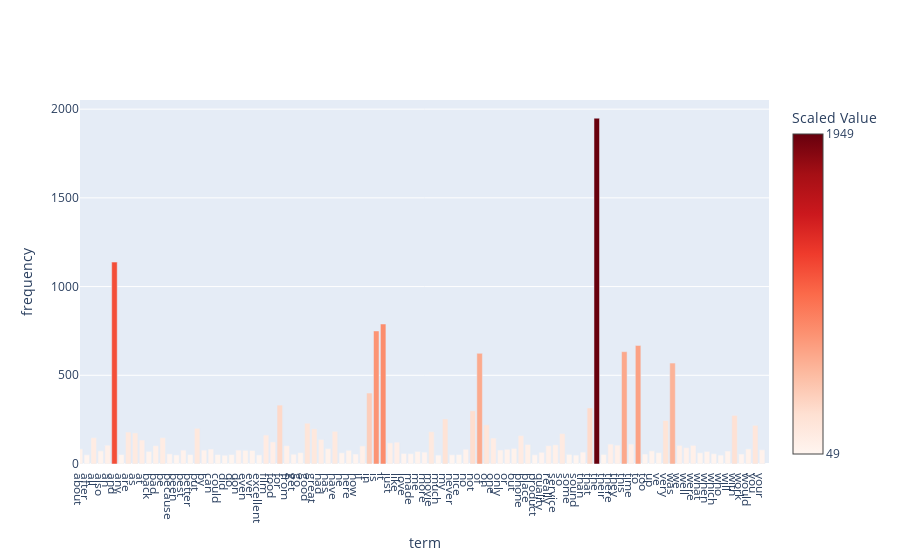

This figure's notebook cell:
### Markdown cell above
### 5.5 Attribute Transformation / Aggregation
bar chart visualization:

### Code cell
import plotly.express as px
import plotly.graph_objects as go

# get top 100 frequent terms indices
top_100_indices = feature_frequencies.argsort()[::-1][:100]
# sort them back in the original order (optional)
top_100_indices = top_100_indices[np.argsort(top_100_indices)]
print(top_100_indices)

x = [count_vect.get_feature_names_out()[i] for i in top_100_indices]
y = feature_frequencies[top_100_indices]

# fig = px.bar(x=x, y=y)
fig = go.Figure()
fig.add_trace(go.Bar(x=x, y=y,
                    marker=dict(
                    color=y,
                    colorscale='Reds', 
                    colorbar=dict(title='Scaled Value', tickvals=[min(y), max(y)]) 
                )))


# Create a layout for the chart
fig.update_xaxes(
    title_text="term",
    fixedrange=False,
    range=[0, 100],
    constrain="domain",
    tickmode='array',  # Set tickmode to 'array' to use an array of tickvals
    tickvals=list(range(len(x))),  # Set tickvals to the range of x-values
    ticktext=x,  # Set ticktext to the x-labels
    autorange=False, showline=True
)

fig.update_yaxes(
    title_text="frequency",
    fixedrange=True
)
fig.update_layout(hovermode="x")
fig.show(config={"scrollZoom": True, "displayModeBar": True})

### Figure 1 — Plotly figure (JSON) as saved in the notebook; plotly's stock layout.template omitted (floating-point values rounded to 4 significant figures)
{"data": [{"marker": {"color": [85, 52, 148, 74, 106, 1138, 53, 180, 175, 135, 71, 103, 148, 57, 51, 78, 53, 201, 78, 84, 53, 49, 53, 78, 77, 76, 51, 163, 124, 332, 103, 55, 64, 230, 198, 138, 87, 184, 63, 77, 56, 102, 400, 750, 789, 119, 123, 59, 58, 71, 67, 182, 50, 254, 52, 53, 83, 300, 624, 221, 146, 79, 83, 88, 160, 110, 52, 66, 103, 108, 171, 54, 50, 67, 316, 1949, 54, 112, 106, 633, 112, 668, 56, 74, 64, 245, 569, 105, 92, 105, 63, 71, 58, 50, 73, 274, 56, 85, 218, 80], "colorbar": {"tickvals": [49, 1949], "title": {"text": "Scaled Value"}}, "colorscale": [[0, "rgb(255,245,240)"], [0.125, "rgb(254,224,210)"], [0.25, "rgb(252,187,161)"], [0.375, "rgb(252,146,114)"], [0.5, "rgb(251,106,74)"], [0.625, "rgb(239,59,44)"], [0.75, "rgb(203,24,29)"], [0.875, "rgb(165,15,21)"], [1, "rgb(103,0,13)"]]}, "type": "bar", "x": ["about", "after", "all", "also", "an", "and", "any", "are", "as", "at", "back", "bad", "be", "because", "been", "best", "better", "but", "by", "can", "could", "did", "do", "don", "even", "ever", "excellent", "film", "food", "for", "from", "get", "go", "good", "great", "had", "has", "have", "he", "here", "how", "if", "in", "is", "it", "just", "like", "love", "made", "me", "more", "movie", "much", "my", "never", "nice", "no", "not", "of", "on", "one", "only", "or", "out", "phone", "place", "product", "quality", "really", "service", "so", "some", "sound", "than", "that", "the", "their", "there", "they", "this", "time", "to", "too", "up", "ve", "very", "was", "we", "well", "were", "what", "when", "which", "who", "will", "with", "work", "would", "you", "your"], "y": [85, 52, 148, 74, 106, 1138, 53, 180, 175, 135, 71, 103, 148, 57, 51, 78, 53, 201, 78, 84, 53, 49, 53, 78, 77, 76, 51, 163, 124, 332, 103, 55, 64, 230, 198, 138, 87, 184, 63, 77, 56, 102, 400, 750, 789, 119, 123, 59, 58, 71, 67, 182, 50, 254, 52, 53, 83, 300, 624, 221, 146, 79, 83, 88, 160, 110, 52, 66, 103, 108, 171, 54, 50, 67, 316, 1949, 54, 112, 106, 633, 112, 668, 56, 74, 64, 245, 569, 105, 92, 105, 63, 71, 58, 50, 73, 274, 56, 85, 218, 80]}], "layout": {"hovermode": "x", "xaxis": {"autorange": false, "constrain": "domain", "fixedrange": false, "range": [0, 100], "showline": true, "tickmode": "array", "ticktext": ["about", "after", "all", "also", "an", "and", "any", "are", "as", "at", "back", "bad", "be", "because", "been", "best", "better", "but", "by", "can", "could", "did", "do", "don", "even", "ever", "excellent", "film", "food", "for", "from", "get", "go", "good", "great", "had", "has", "have", "he", "here", "how", "if", "in", "is", "it", "just", "like", "love", "made", "me", "more", "movie", "much", "my", "never", "nice", "no", "not", "of", "on", "one", "only", "or", "out", "phone", "place", "product", "quality", "really", "service", "so", "some", "sound", "than", "that", "the", "their", "there", "they", "this", "time", "to", "too", "up", "ve", "very", "was", "we", "well", "were", "what", "when", "which", "who", "will", "with", "work", "would", "you", "your"], "tickvals": [0, 1, 2, 3, 4, 5, 6, 7, 8, 9, 10, 11, 12, 13, 14, 15, 16, 17, 18, 19, 20, 21, 22, 23, 24, 25, 26, 27, 28, 29, 30, 31, 32, 33, 34, 35, 36, 37, 38, 39, 40, 41, 42, 43, 44, 45, 46, 47, 48, 49, 50, 51, 52, 53, 54, 55, 56, 57, 58, 59, 60, 61, 62, 63, 64, 65, 66, 67, 68, 69, 70, 71, 72, 73, 74, 75, 76, 77, 78, 79, 80, 81, 82, 83, 84, 85, 86, 87, 88, 89, 90, 91, 92, 93, 94, 95, 96, 97, 98, 99], "title": {"text": "term"}}, "yaxis": {"fixedrange": true, "title": {"text": "frequency"}}}}
